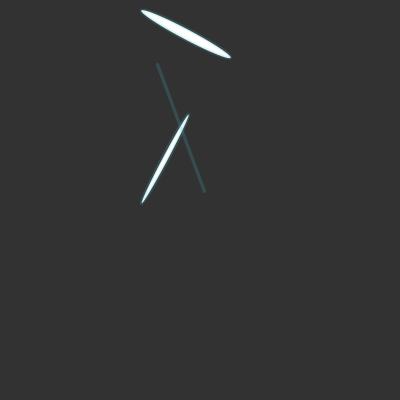
Frame 1 (no input)
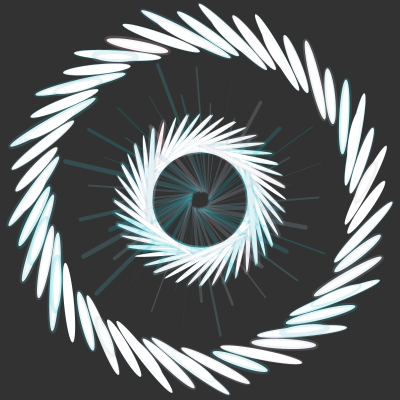
Frame 60 (the mouse pressed at the canvas centre just before this capture)
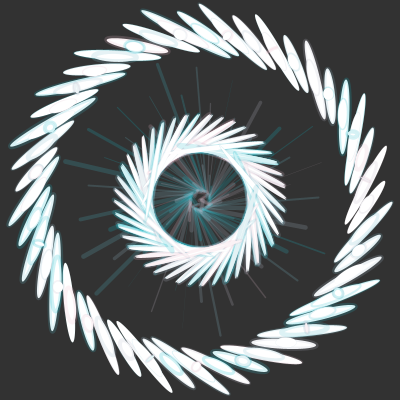
Frame 120 (the mouse held since frame 60 and released just before this capture)

The Processing sketch that drew these frames (run headless with seeded random() and noise(); from frame 60 on, the mouse is pressed at the canvas centre):

// Processing sketch: processing_175637
// ── processing_175637.pde

float x , y;
int r = 0;
int n = 100;
int k = 1;
 
 
void setup() {
  size(400,400);
  background(50);// background colour
   
}
 
void draw() {
 stroke(0);
  x = n + cos(r);//second circle
  y = n + sin(r);
 
 strokeWeight(random(5));// its give the line random colour
 stroke(random(255),190,205,50);// its give the line random colour
 
 translate(width/2, height/2);// direction in middle
 
  rotate(n+400); // helping circleing
 
 ellipse(90, 140, x, 10);// second crcleing line
  ellipse(50, 20, 5, 100);// 1st circleing line
 
  line( 0, 10, x, y);// line in the middle
 
  r = r +3; // give the direction of circleing
  n = n - k;// help line for circleing
 
  if ( n == 0 || n == 200) {
    k =  k + -1;
  
  }
}
